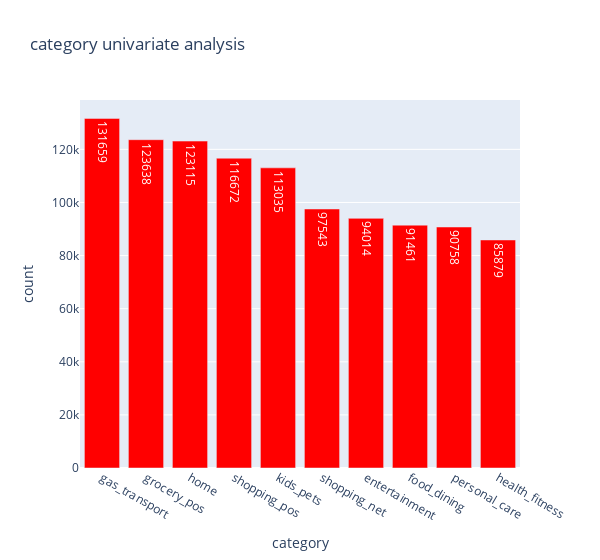

The notebook cell this image was saved under:
### Code cell
temp = df1["category"].value_counts().head(10)
df = pd.DataFrame({'Class': temp.index,'values': temp.values})

trace = go.Bar(
    x = df['Class'],y = df['values'],
    name="Credit Card Fraud Class - data unbalance (Not fraud = 0, Fraud = 1)",
    marker=dict(color="Red"),
    text=df['values']
)
data = [trace]
layout = dict(title = 'category univariate analysis',
          xaxis = dict(title = 'category', showticklabels=True), 
          yaxis = dict(title = 'count'),
          hovermode = 'closest',width=600
         )
fig = dict(data=data, layout=layout)
iplot(fig, filename='class')

### Figure 1 — Plotly figure (JSON) as saved in the notebook; plotly's stock layout.template omitted (floating-point values rounded to 4 significant figures)
{"data": [{"marker": {"color": "Red"}, "name": "Credit Card Fraud Class - data unbalance (Not fraud = 0, Fraud = 1)", "text": [131659, 123638, 123115, 116672, 113035, 97543, 94014, 91461, 90758, 85879], "type": "bar", "x": ["gas_transport", "grocery_pos", "home", "shopping_pos", "kids_pets", "shopping_net", "entertainment", "food_dining", "personal_care", "health_fitness"], "y": [131659, 123638, 123115, 116672, 113035, 97543, 94014, 91461, 90758, 85879]}], "layout": {"hovermode": "closest", "title": {"text": "category univariate analysis"}, "width": 600, "xaxis": {"showticklabels": true, "title": {"text": "category"}}, "yaxis": {"title": {"text": "count"}}}}
